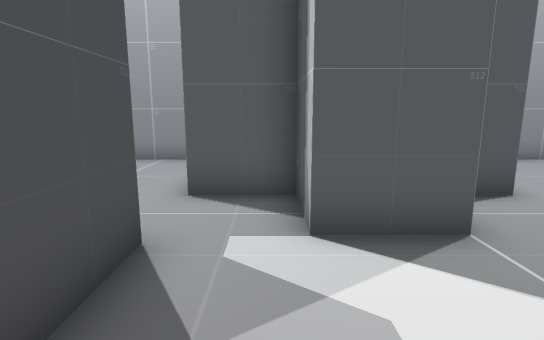
view 1 (above)

18 first-person views from a walk through a Unity game level. The camera is 1.5 m above the floor, tilts 10° down and sees 80° across. The floor is counted in squares, 1 m on a side. Each view is taken from the middle of a square. On the plan, view 1 faces up. The plan holds only what a view shows up to about 15 squares ahead; the rest is blank.

view 2
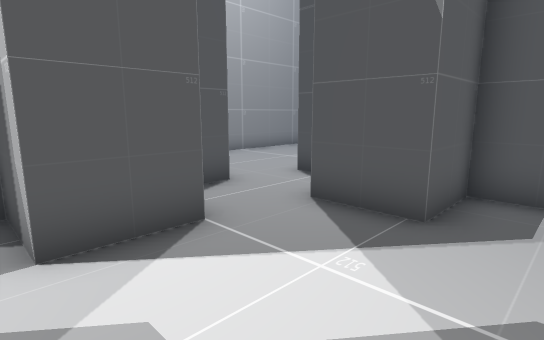

view 3
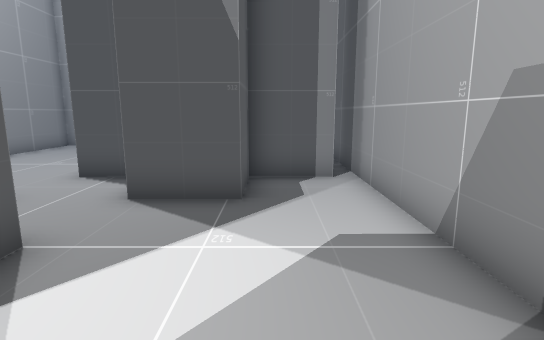

view 4
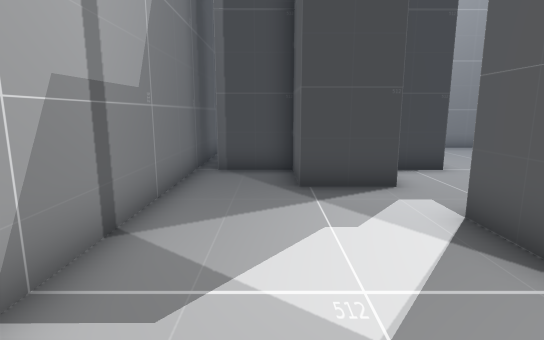

view 5
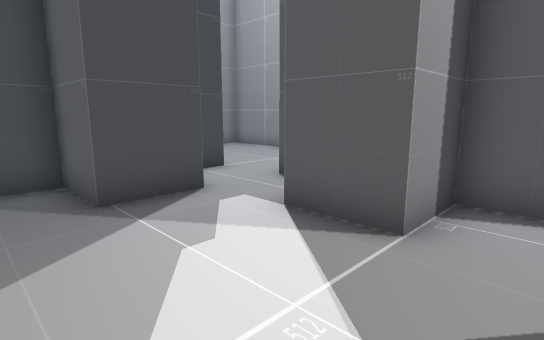

view 6
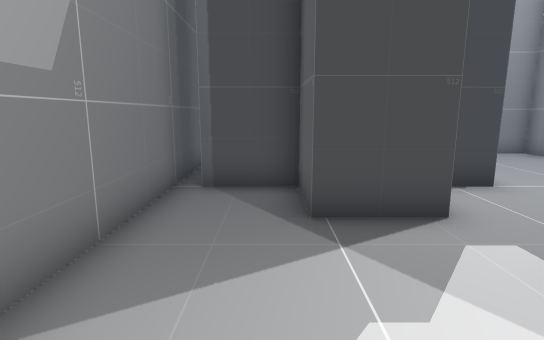

view 7
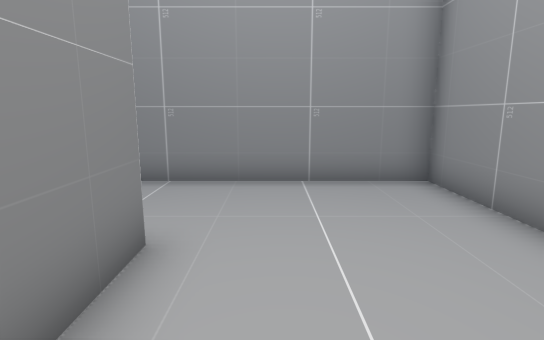

view 8
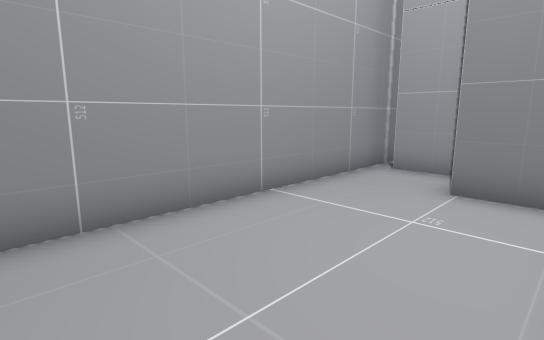

view 9
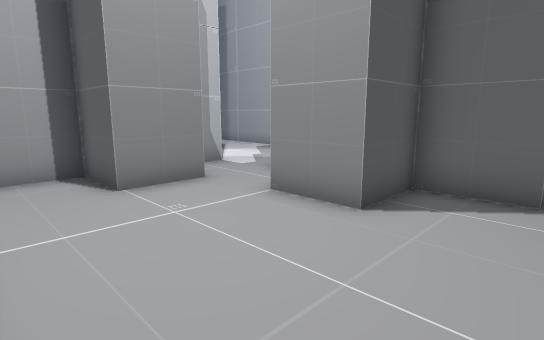

view 10
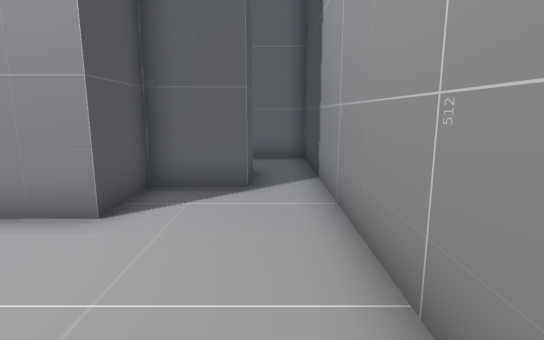

view 11
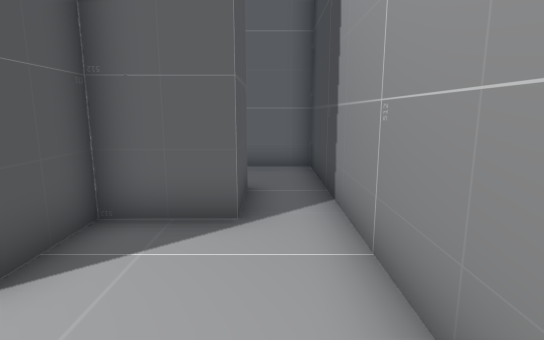

view 12
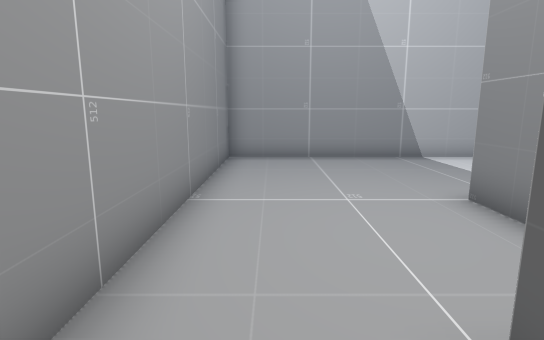

view 13
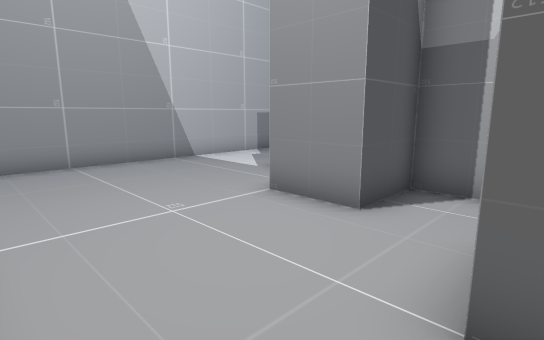

view 14
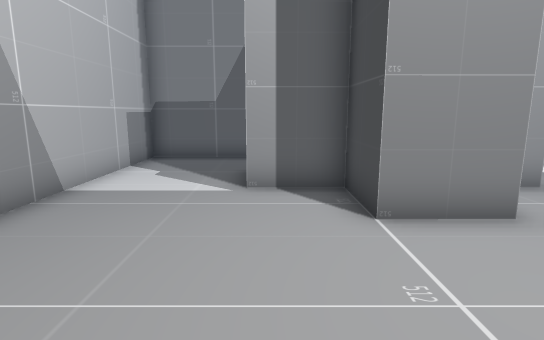

view 15
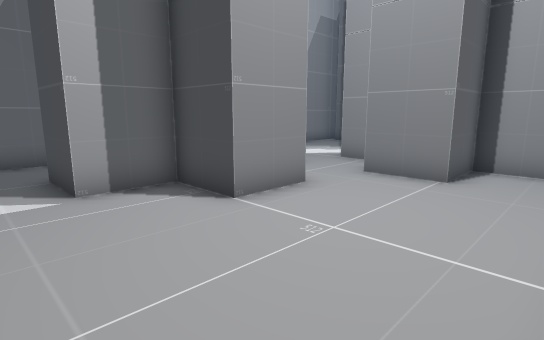

view 16
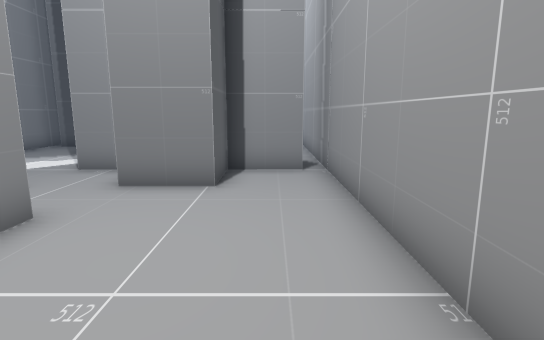

view 17
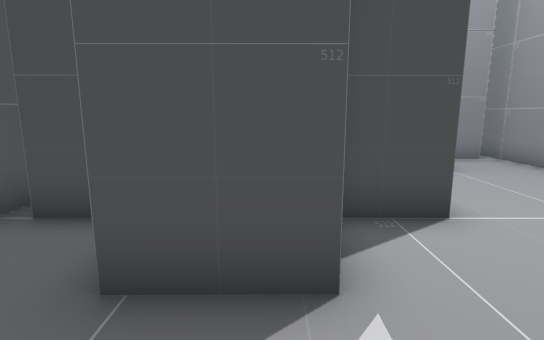

view 18
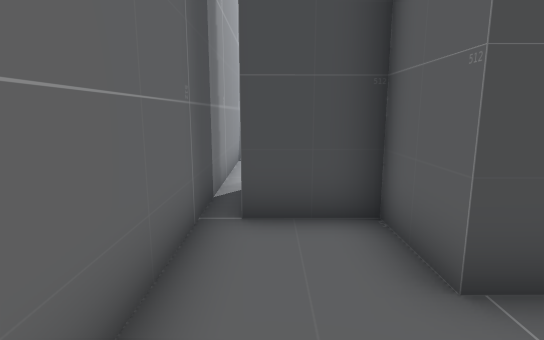

### Floor plan
Points are (right, up) in squares from view 1. A wall is a line through its corners. A room is listed if a view was taken in it or the views show most of it. See-through windows are left out.
Room 1 (views 1, 2, 3, 4, 5, 6)
walls: (-1.5, 3.7) (-1.5, 1.5) (-3.5, 1.5) (-3.5, -0.5); (4.5, 5.8) (2.5, 5.8) (2.5, 3.8) (0.5, 3.8) (0.5, 5.8) (-1.5, 5.8); (-3.5, 5.5) (-3.5, 4.3); (6.5, -0.5) (6.5, 1.6) (4.5, 1.6) (4.5, 3.6) (6.5, 3.6) (6.5, 5.6); (-4.6, -1.1) (7.6, -1.1)
ways out: opening at (-2.5, 5.5) to room 2; opening at (5.5, 5.5) to room 3
Room 2 (views 7, 8, 9, 10, 11)
walls: (-1.5, 5.8) (-1.6, 7.8) (0.4, 7.8) (0.4, 9.8); (-7.5, 3.5) (-5.5, 3.5) (-5.5, 5.5) (-3.5, 5.5); (1.4, 10.5) (-9.1, 10.5) (-9.1, 3.6)
ways out: opening at (-2.5, 5.5) to room 1; opening at (-8, 2.5)
Room 3 (views 12, 13, 14, 15, 16, 17, 18)
walls: (6.5, 5.6) (8.5, 5.6) (8.5, 3.6) (10.5, 3.6) (10.5, 1.6) (8.5, 1.6) (8.5, -0.5); (7.6, -1.1) (14.1, -1.1) (14.1, 10.5) (1.4, 10.5); (2.4, 9.9) (2.4, 7.8) (4.4, 7.8) (4.5, 5.8)
ways out: opening at (5.5, 5.5) to room 1

Where each view was taken, in squares from view 1:
view 1: 0 up, 0 right, facing up
view 2: 0 up, 0 right, facing up-right
view 3: 1 up, 1 left, facing right
view 4: 1 up, 5 right, facing left
view 5: 0 up, 4 right, facing up-left
view 6: 1 up, 3 right, facing left
view 7: 7 up, 2 left, facing left
view 8: 6 up, 8 left, facing up-right
view 9: 10 up, 8 left, facing down-right
view 10: 10 up, 8 left, facing down
view 11: 8 up, 8 left, facing down
view 12: 9 up, 3 right, facing right
view 13: 10 up, 4 right, facing down-right
view 14: 10 up, 10 right, facing down
view 15: 10 up, 12 right, facing down-left
view 16: 9 up, 11 right, facing left
view 17: 3 up, 13 right, facing left
view 18: 0 up, 13 right, facing left
